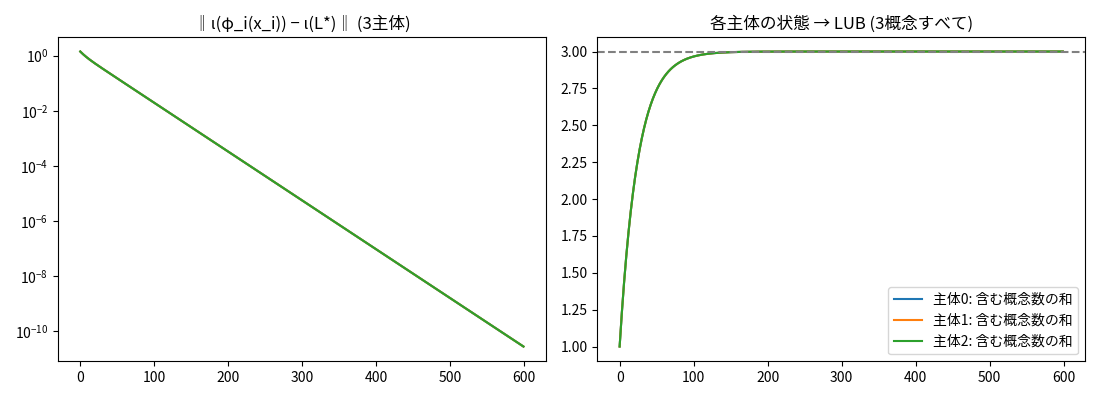

This chart was generated by the following Python code:
"""
定理3 (抽象的共有TCZ収束定理) のトイ例  ※数値シミュレーション。証明ではない
-----------------------------------------------------------------------------
原文: 各主体の世界 W_i ∈ 束 𝕃、L* = ∨ W_i (最小上界)。束は単射的順序埋め込み ι:𝕃↪R^m
      を持ち、抽象残差 A_i(x_i) = ‖ι(φ_i(x_i)) − ι(L*)‖^2。
      Φ3 = Φ2 + Σ η_i A_i を下げれば ‖ι(φ_i(x_i(t))) − ι(L*)‖ → 0。
      ※ 状態 x と束要素 L* を直接比べず、必ず φ と ι を介す(原文「型の修正」)。

束 𝕃 = {0,1,2} の部分集合(ビット表現)、∨ = OR、ι = 指示ベクトル ∈ {0,1}^3。
φ_i(x)=x (R^3 の連続版: 各成分が「その概念を含む度合い」)。
3主体は最初に別々の概念 {0},{1},{2} だけを知っている。LUB = {0,1,2}: 全員を包む最小の世界。
LUB は「平均」ではない(平均 (1/3,1/3,1/3) には落ちない)ことが見どころ。

Lean 対応: Tomabechi/Examples/Theorem3_LubConsensus.lean
  勾配流 ẋ_i=-2∇_{x_i}Φ3 (η=1, γ=0.5, x_i(0)=e_i) の厳密解
    x_ik(t)=1-(2/3)e^{-4ηt}+(δ_ik-1/3)e^{-4(η+3γ)t}、Φ3(t)=4η e^{-8ηt}+2(η+3γ)e^{-8(η+3γ)t}
  を使い、一般定理(AbstractSharedSystem.theorem3_two_distances_tendsto_of_ac_ae_descent)の全前提
  (AC・a.e.下降 Φ3'≤-8ηΦ3・誤差境界 dist²≤Φ3/η)を証明。束は 𝕃=Fin 3→[0,1](ファジー集合)。
"""
# %% 準備
import numpy as np
import matplotlib.pyplot as plt
import logging; logging.getLogger("matplotlib.font_manager").setLevel(logging.ERROR)  # フォント警告を抑制
try:
    import japanize_matplotlib  # Colab: !pip -q install japanize-matplotlib
except Exception:
    plt.rcParams["font.family"] = ["Noto Sans CJK JP", "IPAexGothic", "sans-serif"]

W = [0b001, 0b010, 0b100]                      # 各主体の世界 (ビット = 概念の有無)
Lstar_bits = 0
for Wi in W: Lstar_bits |= Wi                  # L* = ∨ W_i
iota = lambda b: np.array([(b >> k) & 1 for k in range(3)], float)   # 順序埋め込み ι
L = iota(Lstar_bits)

eta, gamma, dt = 1.0, 0.5, 0.01
x = np.array([iota(b) for b in W])             # x_i(0) = ι(W_i)
hist = []
for _ in range(600):
    A = ((x - L)**2).sum(axis=1)                          # 抽象残差 A_i
    S = sum(((x[i] - x[j])**2).sum() for i in range(3) for j in range(i + 1, 3))
    hist.append((A.copy(), S, x.copy()))
    # Φ3 = γ ΣS_ij + η ΣA_i の勾配流
    g = 2 * eta * (x - L)
    for i in range(3):
        for j in range(3):
            if i != j: g[i] += 2 * gamma * (x[i] - x[j])
    x = x - dt * 2 * g

# %% 可視化
Aall = np.array([h[0] for h in hist]); traj = np.array([h[2] for h in hist])
fig, ax = plt.subplots(1, 2, figsize=(11, 4))
ax[0].semilogy(np.sqrt(Aall)); ax[0].set_title("‖ι(φ_i(x_i)) − ι(L*)‖ (3主体)")
for i in range(3): ax[1].plot(traj[:, i, :].sum(axis=1), label=f"主体{i}: 含む概念数の和")
ax[1].axhline(3, ls="--", c="gray"); ax[1].set_title("各主体の状態 → LUB (3概念すべて)"); ax[1].legend()
plt.tight_layout(); plt.show()

# %% 数値確認
print("L* =", bin(Lstar_bits), " 最終残差 =", np.sqrt(Aall[-1]).max())
assert np.sqrt(Aall[-1]).max() < 1e-3
assert np.allclose(x, L, atol=1e-3)             # 平均 (1/3,1/3,1/3) ではなく LUB に収束

# %% 厳密解との比較 (Lean が使う閉形式)
tt = dt * len(hist)
a_, b_ = np.exp(-4 * eta * tt), np.exp(-4 * (eta + 3 * gamma) * tt)
exact = np.array([[1 - 2 / 3 * a_ + (2 / 3 if i == k else -1 / 3) * b_ for k in range(3)] for i in range(3)])
print("Euler と厳密解の差(最大):", np.abs(x - exact).max())
assert np.abs(x - exact).max() < 2e-2
